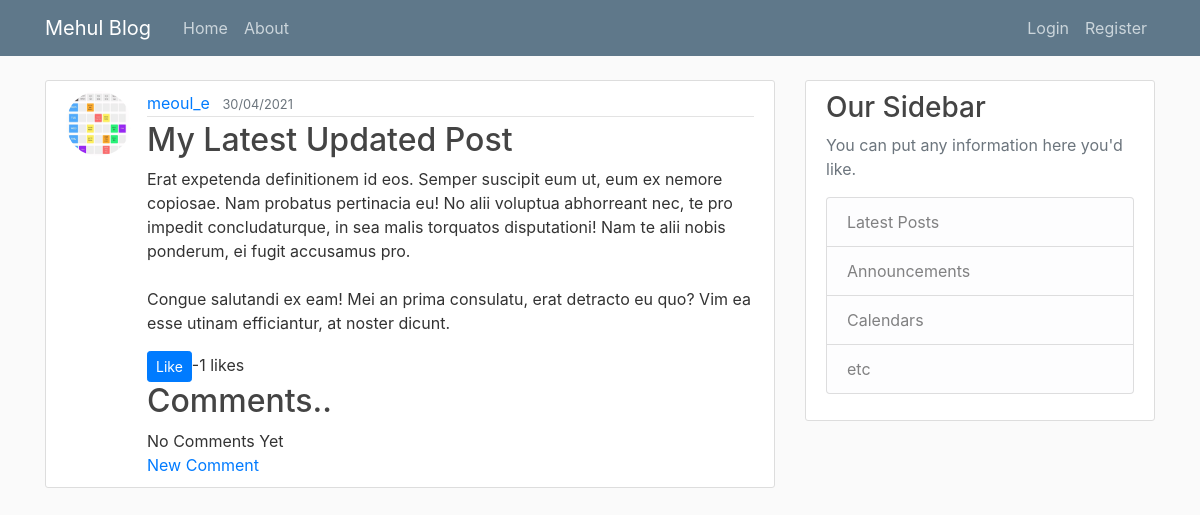
Before: /post/31/ with the older database file.
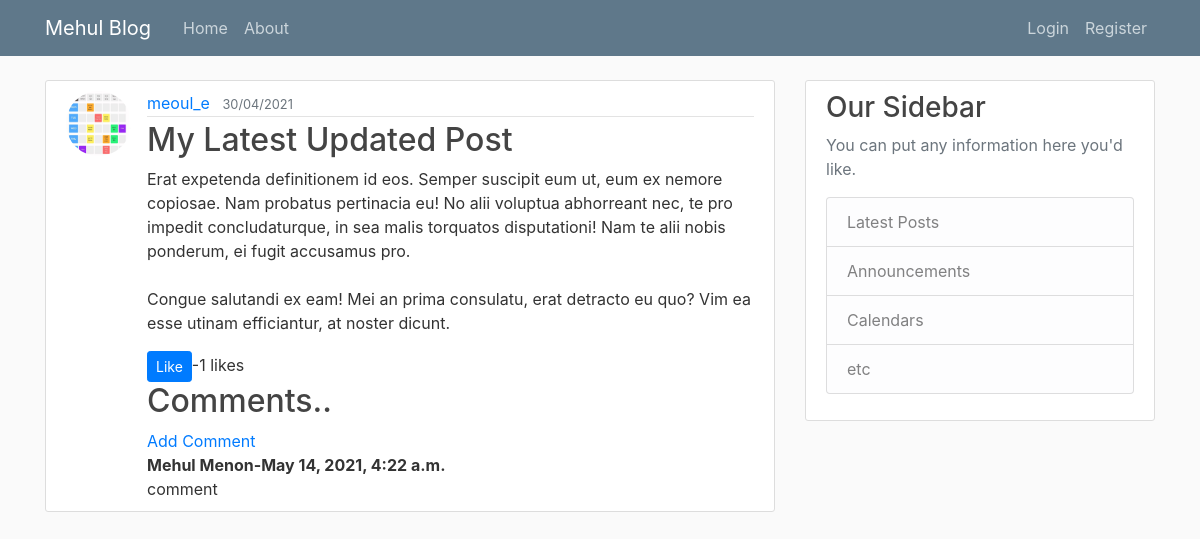
After: the same page with the newer database file.
### appblog/models.py (models this page shows, shortened)
class Post(models.Model):
    title=models.CharField(max_length=100)
    content=models.TextField()
    date=models.DateTimeField(default=timezone.now)
    author= models.ForeignKey(User,on_delete=models.CASCADE)
    likes=models.ManyToManyField(User,related_name='blog_post')
    def total_likes(self):
        return self.likes.count()

class Comment(models.Model):
    post=models.ForeignKey(Post,related_name="comments",on_delete=models.CASCADE,default=1)
    name=models.CharField(max_length=100)
    body=models.TextField()
    date_added=models.DateTimeField(auto_now_add=True)

### users/models.py (models this page shows, shortened)
class Profile(models.Model):
    user=models.OneToOneField(User,on_delete=models.CASCADE)
    image=models.ImageField(default='default.jpg',upload_to='profile_pics')

### appblog/views.py (the view)
class PostDetailView(DetailView):
     model=Post
     template_name="blog/post_detail.html"
     def get_context_data(self,*args, **kwargs):
         context=super(PostDetailView,self).get_context_data(**kwargs)
         stuff=get_object_or_404(Post,id=self.kwargs['pk'])
         total_likes=stuff.total_likes()#calls function in models.py
         context["total_likes"]=total_likes
         return context

### appblog/templates/blog/post_detail.html (shortened to what this page needs)
{% extends "blog/base.html" %}
{% block content %}
       <article class="media content-section">
         <img class="rounded-circle article-img" src="{{ post.author.profile.image.url }}">
              <div class="media-body">
                <div class="article-metadata">
                  <a class="mr-2" href="{% url 'user-posts' object.author.username %}">{{ object.author }}</a>
                  <small class="text-muted">{{ object.date|date:"d/m/o" }}</small>
                </div>
                <h2 class="article-title">{{ object.title }}</h2>
                <p class="article-content">{{ object.content }}</p>
                <form action={% url 'like_post' post.pk %} method="POST">
                  <button type="submit" name="post_id" value= "{{ post.id }}" class="btn btn-primary btn-sm" >Like</button>-{{ total_likes }} likes
                </form>
                <h2>Comments..</h2>
                {% if not post.comments.all %}
                  No Comments Yet <br/><a href="{% url 'add_comment' post.pk %}">New Comment</a>
                {% else %}
                <a href="{% url 'add_comment' post.pk %}">Add Comment<br/></a>
                 {% for comment in post.comments.all %}
                 <strong>{{ comment.name }}-{{ comment.date_added }}</strong>
                 <br/>
                  {{ comment.body }}<br/>
                  {% endfor %}
                 {% endif %}
              </div>
            </article>
{% endblock content %}

### appblog/templates/blog/base.html (shortened to what this page needs)
{% load static %}
<!DOCTYPE html>
<html>
    <head>
        <link rel="stylesheet" href="https://maxcdn.bootstrapcdn.com/bootstrap/4.0.0/css/bootstrap.min.css">
        <link rel="stylesheet" type="text/css" href="{% static 'appblog/main.css' %}">
    </head>
    <body>
    <header class="site-header">
      <nav class="navbar navbar-expand-md navbar-dark bg-steel fixed-top">
        <div class="container">
          <a class="navbar-brand mr-4" href="/blog">Mehul Blog</a>
         <div class="collapse navbar-collapse" id="navbarToggle">
            <div class="navbar-nav mr-auto">
              <a class="nav-item nav-link" href="{% url 'blog-home' %}">Home</a>
              <a class="nav-item nav-link" href="{% url 'About' %}" >About</a>
            </div>
            <div class="navbar-nav">
              {% if user.is_authenticated %}
              <a class="nav-item nav-link" href="{% url 'post-create' %}">New Post</a>
              <a class="nav-item nav-link" href="{% url 'profile' %}">Profile</a>
              <a class="nav-item nav-link" href="{% url 'logout' %}">Logout</a>
              {% else %}
              <a class="nav-item nav-link" href="{% url 'login' %}">Login</a>
              <a class="nav-item nav-link" href="{% url 'register' %}">Register</a>
              {% endif %}
            </div>
         </div>
        </div>
      </nav>
    </header>
    <main role="main" class="container">
        <div class="row">
          <div class="col-md-8">
            {% block content %}{% endblock %}
          </div>
          <div class="col-md-4">
            <div class="content-section">
              <h3>Our Sidebar</h3>
              <p class='text-muted'>You can put any information here you'd like.
                <ul class="list-group">
                  <li class="list-group-item list-group-item-light">Latest Posts</li>
                  <li class="list-group-item list-group-item-light">Announcements</li>
                  <li class="list-group-item list-group-item-light">Calendars</li>
                  <li class="list-group-item list-group-item-light">etc</li>
                </ul>
              </p>
            </div>
          </div>
        </div>
      </main>
    </body>
</html>

### appblog/static/appblog/main.css (style rules this page uses)
body { background: #fafafa; color: #333333; margin-top: 5rem; }
h1, h2, h3, h4, h5, h6 { color: #444444; }
ul { margin: 0; }
.bg-steel { background-color: #5f788a; }
.site-header .navbar-nav .nav-link { color: #cbd5db; }
.content-section { background: #ffffff; padding: 10px 20px; border: 1px solid #dddddd; border-radius: 3px; margin-bottom: 20px; }
.article-title { color: #444444; }
.article-content { white-space: pre-line; }
.article-img { height: 65px; width: 65px; margin-right: 16px; }
.article-metadata { padding-bottom: 1px; margin-bottom: 4px; border-bottom: 1px solid #e3e3e3 }

Changed rows visible on the page:
added Comment: name "Mehul Menon", date_added "May 14, 2021, 4:22 a.m.", body "comment"
Other visible differences:
text no longer shown: "No Comments Yet New Comment"
text now shown: "Add Comment"
